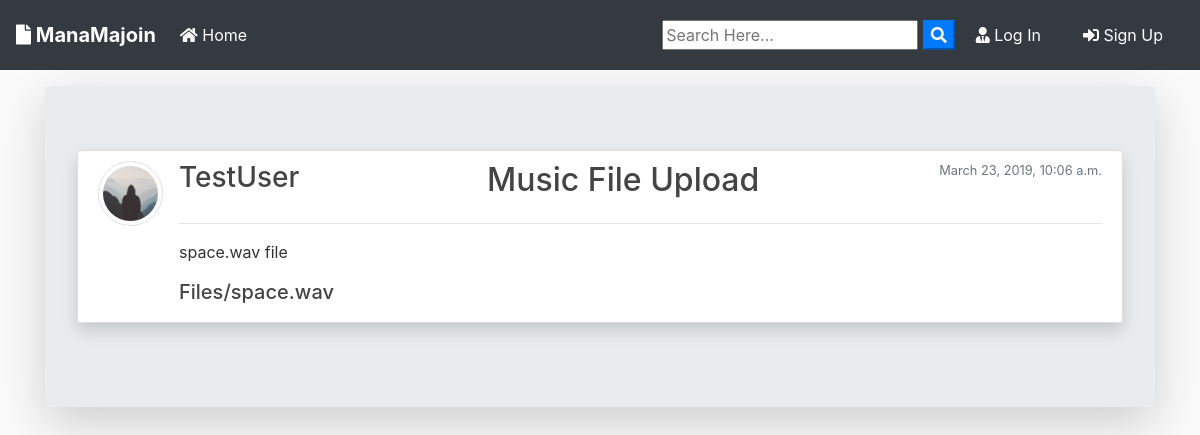
Screenshot of /post/3/ with the database file from the repository.
### blog/models.py (models this page shows, shortened)
class Post(models.Model):
	title = models.CharField(max_length=100)
	file = models.FileField(null=True,blank=True,upload_to='Files')
	content = models.TextField()
	date_posted = models.DateTimeField(default=timezone.now)
	author = models.ForeignKey(User, on_delete=models.CASCADE)
	category = models.ForeignKey(Category, on_delete=models.SET_NULL, null=True, blank=True)
	def extension(self):
		name, extension = os.path.splitext(self.file.name)
		return extension

### users/models.py (models this page shows, shortened)
class Profile(models.Model):
    user = models.OneToOneField(User, on_delete=models.CASCADE)
    image = models.ImageField(default='default.jpg', upload_to='profile_pics')

### blog/views.py (the view)
# urls.py: path('post/<int:pk>/', PostDetailView.as_view(), name='post-detail'),
class PostDetailView(DetailView):
    model = Post
    template_name = 'blog/post_detail.html'

### blog/templates/blog/post_detail.html (shortened to what this page needs)
{% extends "blog/base.html" %}
{% block content %}
<div class="jumbotron mt-3 shadow-lg">
<article class="media content-section shadow ">
   <a href="{{ object.author.profile.image.url }} " target="_blank"> <img src="{{ object.author.profile.image.url }}  " alt="" class="article-img rounded-circle img-thumbnail img-fluid">
   </a>
    <div class="media-body">
      <div class="">
        <div class="d-flex justify-content-between">
        <a class="mr-2 mt-0 mb-0  text-dark" href="{% url 'user-posts' object.author.username  %}"><h3>{{ object.author }}</h3></a>
        <h2>{{ object.title }}</h2>
        <small class="text-muted  text-align-right">{{ object.date_posted }}</small>
        </div>
        <hr>
      </div>
      <div>
        <p class="article-content">{{ object.content }}</p>
        {% if object.file %}
          {% if object.extension == '.jpg' or object.extension == '.jpeg' or object.extension == '.png'  %}
            <a href="{{ object.file.url }}"  ><img src="{{ object.file.url }}" alt="" class="img-fluid "></a>
            <a href="{{ object.file.url }}"  class="text-dark"><h5>{{ object.file }}</h5></a>
          {% else %}
            <a href="{{ object.file.url }}"  class="text-dark"><h5>{{ object.file }}</h5></a>
          {% endif %}
          {% else %}
        <p>{{ object.category }}</p>
        {% endif %}
      </div>
    </div>
  </article>
{% endblock content %}

### blog/static/blog/main.css (style rules this page uses)
body { background: #fafafa; color: #333333; margin-top: 0; }
h1, h2, h3, h4, h5, h6 { color: #444444; }
.content-section { background: #ffffff; padding: 10px 20px; border: 1px solid #dddddd; border-radius: 3px; margin-bottom: 20px; }
.article-content { white-space: pre-line; }
.article-img { height: 65px; width: 65px; margin-right: 16px; }

### rows the page displays
Post: author.profile.image (placeholder picture), author "TestUser", title "Music File Upload", date_posted "March 23, 2019, 10:06 a.m.", content "space.wav file", file "Files/space.wav"
